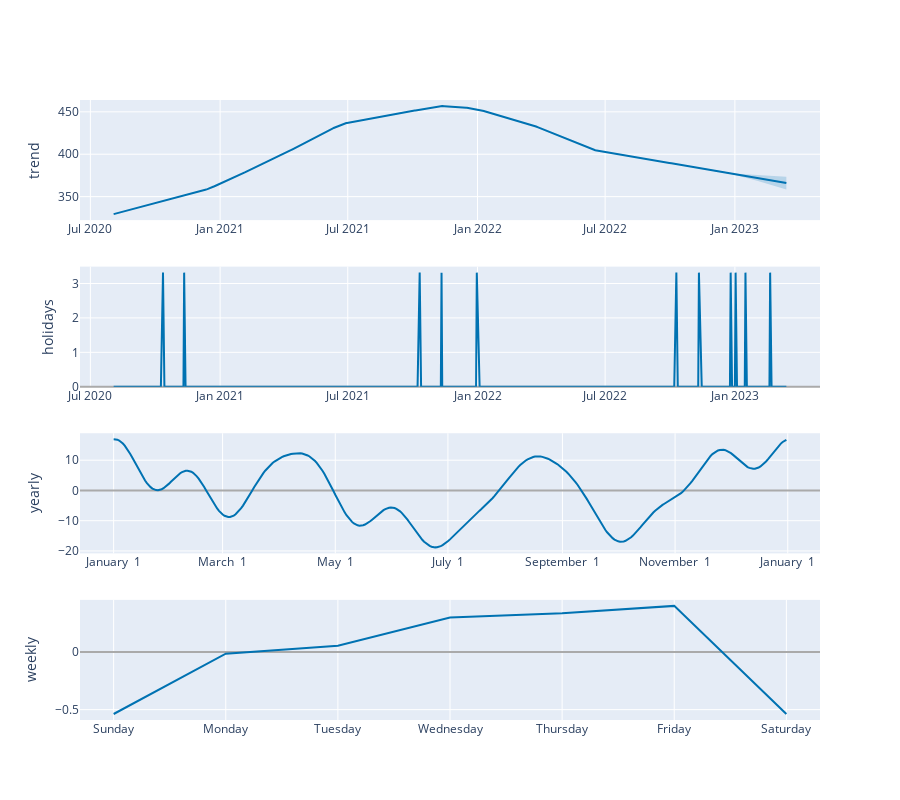

Notebook code for this chart:
### Code cell
# Python
plot_components_plotly(m, forecast)

### Figure 1 — Plotly figure (JSON) as saved in the notebook; plotly's stock layout.template omitted (floating-point values rounded to 4 significant figures; data arrays with more than 128 entries replaced by an {"elided": "..."} marker saying what was removed)
{"data": [{"line": {"color": "#0072B2", "width": 2}, "mode": "lines", "name": "trend", "type": "scatter", "x": {"elided": "691 str values"}, "xaxis": "x", "y": {"elided": "691 float values"}, "yaxis": "y"}, {"line": {"color": "rgba(0, 114, 178, 0.2)", "width": 0}, "mode": "lines", "name": "trend_upper", "type": "scatter", "x": {"elided": "691 str values"}, "xaxis": "x", "y": {"elided": "691 float values"}, "yaxis": "y"}, {"fill": "tonexty", "fillcolor": "rgba(0, 114, 178, 0.2)", "line": {"color": "rgba(0, 114, 178, 0.2)", "width": 0}, "mode": "lines", "name": "trend_lower", "type": "scatter", "x": {"elided": "691 str values"}, "xaxis": "x", "y": {"elided": "691 float values"}, "yaxis": "y"}, {"line": {"color": "#0072B2", "width": 2}, "mode": "lines", "name": "holidays", "text": {"elided": "691 str values"}, "type": "scatter", "x": {"elided": "691 str values"}, "xaxis": "x2", "y": {"elided": "691 float values"}, "yaxis": "y2"}, {"line": {"color": "#0072B2", "width": 2}, "mode": "lines", "name": "yearly", "type": "scatter", "x": {"elided": "365 str values"}, "xaxis": "x3", "y": {"elided": "365 float values"}, "yaxis": "y3"}, {"line": {"color": "#0072B2", "width": 2}, "mode": "lines", "name": "weekly", "type": "scatter", "x": ["2017-01-01T00:00:00", "2017-01-02T00:00:00", "2017-01-03T00:00:00", "2017-01-04T00:00:00", "2017-01-05T00:00:00", "2017-01-06T00:00:00", "2017-01-07T00:00:00"], "xaxis": "x4", "y": [-0.5378, -0.01473, 0.05448, 0.2996, 0.3359, 0.4004, -0.5378], "yaxis": "y4"}], "layout": {"height": 800, "showlegend": false, "width": 900, "xaxis": {"anchor": "y", "domain": [0, 1], "range": ["2020-06-16T07:12:00", "2023-05-01T16:48:00"], "type": "date"}, "xaxis2": {"anchor": "y2", "domain": [0, 1], "range": ["2020-06-16T07:12:00", "2023-05-01T16:48:00"], "type": "date"}, "xaxis3": {"anchor": "y3", "domain": [0, 1], "range": ["2016-12-13T18:54:02.958904115", "2018-01-18T11:04:57.863013581"], "tickformat": "%B %e", "type": "date"}, "xaxis4": {"anchor": "y4", "domain": [0, 1], "range": ["2016-12-31T16:48:00", "2017-01-07T07:12:00"], "tickformat": "%A", "type": "date"}, "yaxis": {"anchor": "x", "domain": [0.8063, 1], "rangemode": "normal", "title": {"text": "trend"}, "zerolinecolor": "#AAA"}, "yaxis2": {"anchor": "x2", "domain": [0.5375, 0.7312], "rangemode": "tozero", "title": {"text": "holidays"}, "zerolinecolor": "#AAA"}, "yaxis3": {"anchor": "x3", "domain": [0.2687, 0.4625], "title": {"text": "yearly"}, "zerolinecolor": "#AAA"}, "yaxis4": {"anchor": "x4", "domain": [0, 0.1938], "title": {"text": "weekly"}, "zerolinecolor": "#AAA"}}}
